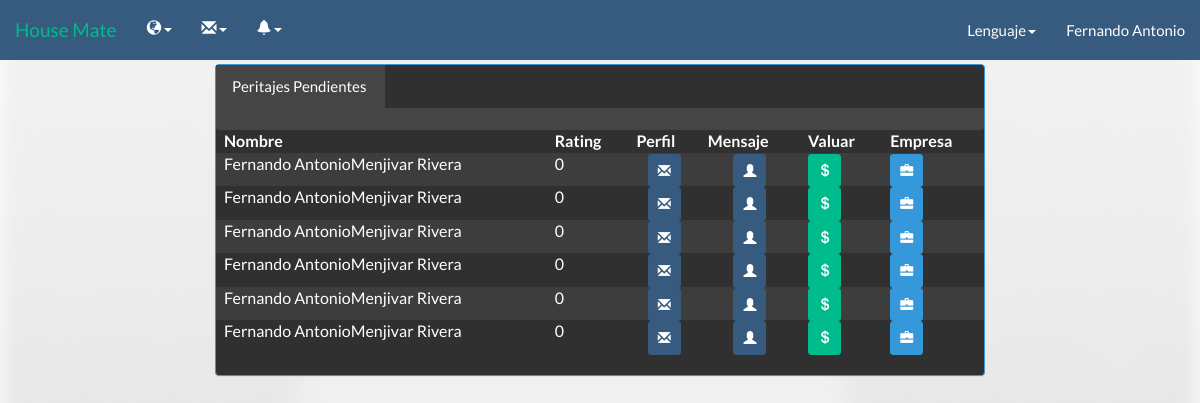
Before: /HouseMate2_2/peritohomepage.php (signed in) with the older database file.
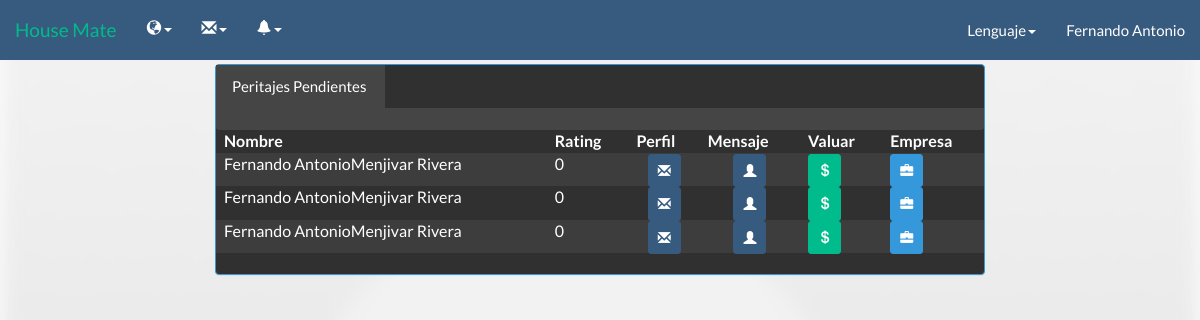
After: the same page with the newer database file.
### tables this page shows
CREATE TABLE IF NOT EXISTS `inmueble` (
  `IdInmueble` varchar(5) NOT NULL,
  `Dueno` varchar(5) DEFAULT NULL,
  `Direccion` varchar(140) NOT NULL,
  `Descripcion` varchar(140) NOT NULL,
  `VentaRenta` int(1) NOT NULL,
  `Tipopropiedad` int(1) NOT NULL,
  `Precio` varchar(20) NOT NULL,
  `Imagen` varchar(100) NOT NULL,
  `DescDire` text,
  `estado` varchar(1) NOT NULL,
  `areadeterreno` varchar(15) NOT NULL,
  `areadeconstruc` varchar(15) NOT NULL,
  `aprovado` varchar(1) NOT NULL,
  `age` varchar(2) NOT NULL,
  `valuo1` varchar(15) NOT NULL,
  `valuo2` varchar(15) NOT NULL,
  `total` varchar(20) NOT NULL,
  `remaining` varchar(2) NOT NULL
);

CREATE TABLE IF NOT EXISTS `tbusuario` (
  `idUsuario` varchar(5) NOT NULL DEFAULT '',
  `nombre` varchar(20) DEFAULT NULL,
  `apellido` varchar(20) DEFAULT NULL,
  `fechanac` date NOT NULL,
  `correo` varchar(50) DEFAULT NULL,
  `usuario` varchar(20) DEFAULT NULL,
  `contra` varchar(20) DEFAULT NULL,
  `tipo` int(1) DEFAULT NULL,
  `image` varchar(50) DEFAULT NULL
);

CREATE TABLE IF NOT EXISTS `usuario` (
  `IdUsuario` varchar(5) NOT NULL,
  `TempId` varchar(5) NOT NULL,
  `Credenciales` text,
  `Direccion` varchar(140) NOT NULL,
  `DUI` varchar(9) NOT NULL,
  `NIT` varchar(10) DEFAULT NULL,
  `telefono1` varchar(8) NOT NULL,
  `telefono2` varchar(8) DEFAULT NULL,
  `Rating` int(1) DEFAULT NULL,
  `Empresa` varchar(5) DEFAULT NULL
);

### HouseMate2_2/Call/Lenguaje/Idiomas/langes.php (called while the page is built, shortened)
<?php
$lang = array();
$lang['peritada'] = "Peritada";
$lang['denor'] = "Resultado :";
$lang['Constr'] ="Construcción";
$lang['lot'] = "Terreno";
$lang['lotvalue'] = "Valor de terreno";
$lang['builvalue'] = "Valor construcción";
$lang['VU'] = "Valor unitario";
$lang['FE'] = "Estado de conservación";
$lang['FD'] = "Factor depreciación";
$lang['VNR'] = "Valor neto";
$lang['VNR'] = "Valor neto nuevo";
$lang['FFU'] = "Factor funcionalidad";
$lang['VUR'] = "Vida útil remanente";
$lang['ValuoR'] = "Valuar inmueble";
$lang['Valuo'] = "Valuar";
$lang['agev'] = "Vida útil";
$lang['ages'] = "Age";
$lang['age'] = "Edad de construcción";
$lang['NoTa'] = "Tags normales";
$lang['NoTa2'] = "Tags extras";
$lang['are'] = "Área";
$lang['area1'] = "Área de terreno";
$lang['area2'] = "Área construcción";
$lang['esta1'] = "Nuevo";
$lang['esta2'] = "Bueno";
$lang['esta3'] = "Medio";
$lang['esta4'] = "Regular";
$lang['esta5'] = "Reparaciones sencillas";
$lang['esta6'] = "Reparaciones medias";
$lang['esta7'] = "Reparaciones importantes";
$lang['esta8'] = "Reparaciones cruciales";
$lang['esta9'] = "En desecho";
$lang['esta10'] = "Inrreversible";
$lang['ME'] = "Modifciar empresa";
$lang['Titulo'] = "Título";
$lang['TY'] = "No puedes repetir un título";
$lang['Request'] = "Solicitar";
$lang['Start'] = "Inicio";
$lang['Anuncios'] = "Anuncio";
$lang['UpgradeM'] = "Mejorar";
$lang['accept'] = "Aceptar";
$lang['No'] = "Rechazar";
$lang['mensaje'] = "Mensaje";
$lang['YTE'] = "Ya tiene una empresa";
$lang['TE'] = "Tiene una empresa";
$lang['Need'] = "No tengo cuenta";
$lang['Page_title'] = 'House Mate';
$lang['Cuenta'] = 'Registrarse';
$lang['Acerca'] = 'Acerca de';
$lang['Config'] = 'Configuración';
$lang['Informacion'] = 'Información';
$lang['Solicitud'] = "Solicitud";
$lang['Status'] = "Estado";
$lang['aprovado'] = "Aprovado";
$lang['naprovado'] = "No aprovado";
$lang['compose'] = "Enviar";
$lang['nocuentaop'] = "Para poder acceder a estas funciones debes mejorar tu cuenta";
$lang['Aqui'] = "Aqui!!";
$lang['new-empresa'] = " esta interesado en ti";
?>

### HouseMate2_2/peritohomepage.php (the view, shortened to what this page needs)
<head>
   <link href='css/bootstrap.min.css' rel='stylesheet'/>
	<link href='css/appeal.css' rel='stylesheet'/>
    <link href='css/bootstrap.min.css' rel='stylesheet'/>
	<link href='css/intro.css' rel='stylesheet'/>
	<link href="css/bootstrap-table.css" rel="stylesheet">
</head>
<body id="intro">
<?php
    include("Header/barranav3.php");
?>
<div class="col-xs-12 col-sm-12 col-md-8 col-lg-8 col-xs-offset-0 col-sm-offset-0 col-md-offset-2 col-lg-offset-2 toppad">
    <div class="panel panel-info">
            <ul  class="nav nav-tabs">
                <li id='me2' class='negro'><a href='#home2' data-toggle='tab'><?=$lang['peri-pendienteobj'];?></a></li>
            </ul>
  <div class="panel-body">
      <div id='myTabContent' class='tab-content'>
                  <div class='tab-pane fade active in' id='home2'>
                      <center>
                        <table class='table table-striped table-hover' data-toggle='table'  data-query-params='queryParams' data-page-list='[5, 10, 20, 50, 100, 200]' data-pagination='true'>
                        <thead>
                          <tr>
                      <th><?=$lang['Nombre']?></th>
                      <th>Rating</th>
                      <th><?=$lang['Perfil']?></th>
                      <th><?=$lang['mensaje']?></th>
                      <th><?= $lang['Valuo'] ?></th>
                      <th><?= $lang['Empresa'] ?></th>
                      </tr>
                      </thead>
                        <?php
                        $query = mysql_query("Select * from inmueble inner join usuario on inmueble.Dueno = usuario.idusuario
                       inner join tbusuario on usuario.TempId = tbusuario.idusuario  where aprovado = '0'");
                        while ($row = mysql_fetch_array($query))
                        { ?>
                          <tr>
                            <td>
                              <?= $row['nombre'].$row['apellido'] ?>
                            </td>
                            <td>
                              <?= $row['Rating'] ?>
                            </td>
                            <td>
                              <center><a href="enviar_msj.php?destin=<?=$row['usuario'] ?>" class="glyphicon glyphicon-envelope btn btn-sm btn-primary"></a></center>
                            </td>
                            <td>
                              <center><a href="perfil.php?usuario=<?=$row['usuario'] ?>" class="glyphicon glyphicon-user btn btn-sm btn-primary"></a></center>
                            </td>
                            <td>
                              <?php $valordi = $row['Empresa'];
                              if($valordi != "")
                              {
                                echo "<a href='valuo.php?super=".$row['IdInmueble']."' class='glyphicon glyphicon-usd btn btn-sm btn-success'></a>";
                              } ?>
                            </td>
                            <td>
                              <a href="Empresawatch.php?empresa=<?=$row['Empresa'] ?>" class="glyphicon glyphicon-briefcase btn btn-sm btn-info"></a>
                            </td>
                          </tr>
                          <?php
                        }
                        ?>
                          <div class="panel-footer">
                          </div>
                      </center>
                    </div>
            </div>
        </div>
    </div>
</div>
</body>

### HouseMate2_2/Header/barranav3.php (shortened to what this page needs)
<link href='css/intro.css' rel='stylesheet'/>
<form method="post" >
<nav class="navbar navbar-default navbar-fixed-top">
  <div class="container-fluid">
    <div class="navbar-header">
      <a class="navbar-brand" href="peritohomepage.php">House Mate</a>
    </div>
    <?php
	include "Call/Lenguaje/lenguaje.php";
          ?>
    <div class="collapse navbar-collapse" id="bs-example-navbar-collapse-1">
      <ul class="nav navbar-nav">
        <li class="dropdown">
        <a href="#" class="dropdown-toggle" data-toggle="dropdown" role="button" aria-expanded="false"><span class="glyphicon glyphicon-globe" aria-hidden="true"></span><span class="caret"></span></a>
        </li>
        <li class="dropdown">
            <a href="#" class="dropdown-toggle" data-toggle="dropdown" role="button" aria-expanded="false"><span class="glyphicon glyphicon-envelope" aria-hidden="true"></span><span class="caret"></span></a>
        </li>
        <li class="dropdown">
        <a href="#" class="dropdown-toggle" data-toggle="dropdown" role="button" aria-expanded="false"><span class="glyphicon glyphicon-bell" aria-hidden="true"></span><span class="caret"></span></a>
        </li>
      </ul>
      <ul class="nav navbar-nav navbar-right">
          <li class="dropdown">
            <a href="#" class="dropdown-toggle" data-toggle="dropdown" role="button" aria-expanded="false"><?php echo($lang['Idioma']);?><span class="caret"></span></a>
        </li>
          <li class="dropdown">
                <a href="#" class="dropdown-toggle" data-toggle="dropdown" role="button" aria-expanded="false"><?php include ('namae.php') ?> </a>
          </li>
      </ul>
    </div>
  </div>
</nav>
       </form>
	   <br>
	   <br>
	   <br>

### HouseMate2_2/namae.php
<?php
echo $_SESSION['user'];
?>

### HouseMate2_2/css/intro.css (style rules this page uses)
.negro { background-color: #464545; }
#intro { font-family: "Lato","Helvetica Neue",Helvetica,Arial,sans-serif; font-size: 15px; line-height: 1.42857143; height: 100%; }
#intro:before { position:fixed; z-index: -1; background: url(http://www.permanenttrust.co.za/wp-content/uploads/2014/08/property-news-img3.jpg) no-repeat; background-size: cover; }

Changed rows visible on the page:
removed inmueble: tbusuario.nombre "Fernando Antonio", tbusuario.apellido "Menjivar Rivera", usuario.Rating "0"
removed inmueble: tbusuario.nombre "Fernando Antonio", tbusuario.apellido "Menjivar Rivera", usuario.Rating "0"
removed inmueble: tbusuario.nombre "Fernando Antonio", tbusuario.apellido "Menjivar Rivera", usuario.Rating "0"
